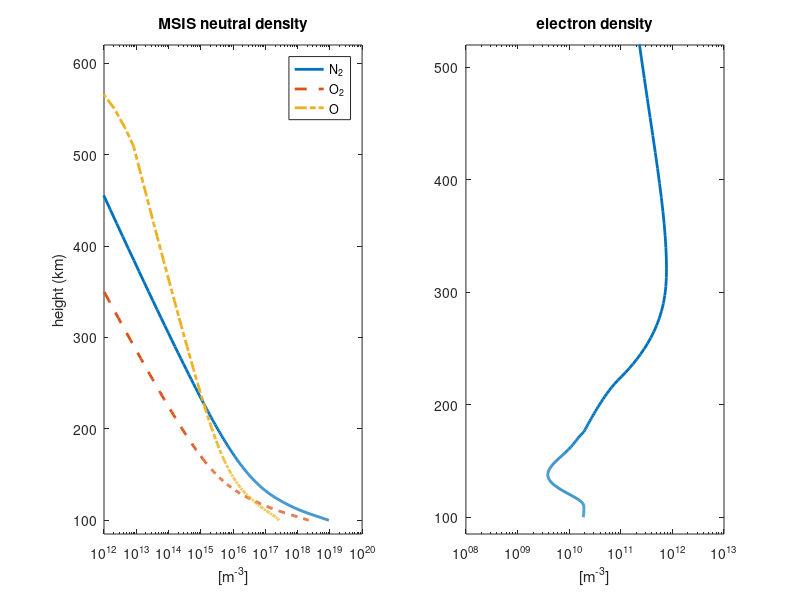
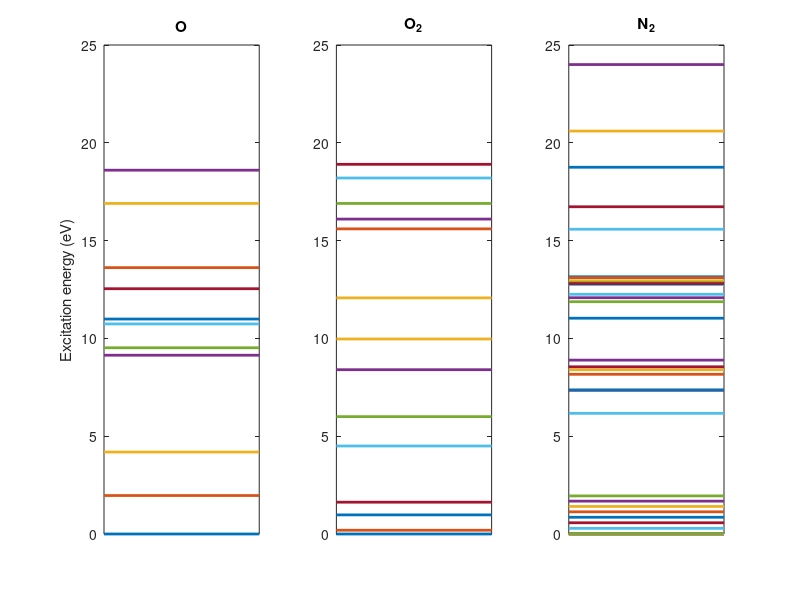

Write the MATLAB code that produced these figures, in order. (Note: this script raises an error after producing the figures.)
%% Set-up script for Examples in time-dependent electron transport

%% Figure-generation
plot_figs = 1;
print_figs = 0;
if print_figs
  mkdir('Figures')
end

%% Loading atmosphere model
%
% The electron transport needs the density profiles of the major
% thermospheric constituents, to model the collisions (ellastic and in-
% ellastc) excitations and ionizations. Here we use the MSIS-00 atmosphere
% for the date: 
load msis20051008_3.dat

h_atm = (74:1:610)'*1e3;h_atm = (100:1:610)'*1e3;
dz = @(n) 150 + 150/200*(0:(n-1))' +1.2*exp(((0:(n-1))-150)/17)';
z_atm = 100e3 + cumsum(dz(321)) - dz(1);
numel(z_atm)/numel(h_atm);
h_atm = z_atm(:); % make sure it's a column vector

OPS.atmosphere = interp1(msis20051008_3(:,1),msis20051008_3,h_atm/1e3,'pchip');
OPS.atmosphere(:,2:4) = OPS.atmosphere(:,2:4)*1e6; % into m^-3
OPS.atmosphere(:,5) = OPS.atmosphere(:,5)*1e3;     % into kg/m^-3
% Below is an attempt to make a gradual transition from the dilute
% uppermost thermosphere to mathematical vacuum, this might be useful to
% ensure that the gradient of the upward fluxes automatically becomes
% mathematically zero at the top to be in agreement with the mathematical
% boundary condition for the upward fluxes. This is one possible cause of
% peculiar numerical behaviour of the solution
nO = OPS.atmosphere(:,2);
nN2 = OPS.atmosphere(:,3);
nO2 = OPS.atmosphere(:,4);
nO(end-2:end)  = 0;
nO2(end-2:end) = 0;
nN2(end-2:end) = 0;
%nO(end-7:end-3)  = (erf((2:-1:-2)'/2)+1)/2.*nO(end-7:end-3);
%nO2(end-7:end-3) = (erf((2:-1:-2)'/2)+1)/2.*nO2(end-7:end-3);
%nN2(end-7:end-3) = (erf((2:-1:-2)'/2)+1)/2.*nN2(end-7:end-3);
nO(end-5:end-3)  = (erf((1:-1:-1)'/2)+1)/2.*nO(end-5:end-3);
nO2(end-5:end-3) = (erf((1:-1:-1)'/2)+1)/2.*nO2(end-5:end-3);
nN2(end-5:end-3) = (erf((1:-1:-1)'/2)+1)/2.*nN2(end-5:end-3);

%%
% Plot the atmosphere
if plot_figs
  figure_atm = figure;
  subplot(1,2,1)
  phMSIS = semilogx([nN2,nO2,nO],h_atm/1e3,'-','linewidth',2);
  axis([1e12 1e20 85 620])
  ylabel('height (km)')
  xlabel('[m^{-3}]')
  title('MSIS neutral density')
  legend(phMSIS,'N_2','O_2','O')
  set(phMSIS(2),'linestyle','--')
  set(phMSIS(3),'linestyle','-.')
end
%% 1.5 Load n_e(z) as estimated from EISCAT observations
%  In addition to N_2, O_2 and O we need an electron density profile, to
%  account for the energy degradation of primary electrons caused by the
%  accumulated effect of millions of very weak Coulomb collisions, ideally
%  ne(z) should be gotten from ISR-data, but for testing this is OK
load iri20051008.dat
Iri20051008 = iri20051008(1:end,:);
ne = interp1(Iri20051008(:,1),Iri20051008(:,2),h_atm/1e3,'pchip')*10;
ne(h_atm<82e3) = 1;
%% Plot electron density profile
if plot_figs
  figure(figure_atm)
  subplot(1,2,2)
  semilogx(ne,h_atm/1e3,'linewidth',2)
  title('electron density')
  xlabel('[m^{-3}]')
  axis([1e8 1e13 85 520])
  set(gca,'xtick',10.^(6:15))
  if print_figs
    filename = fullfile('Figures','MSIS-IRI-atm-01.eps');
    [status, message] = backup1000filesversions(filename);
    print('-depsc2','-painters',filename)
  end
end
% Te = IRI!
Te = interp1(Iri20051008(:,1),Iri20051008(:,6),h_atm/1e3,'pchip');
Te(Te==-1) = 350;


%% Magnetic inclination
mag_ze = 13*pi/180; % This is the approximate magnetic inclination at EISCAT

%% Excitation thresholds
% And finally we load the energy levels of the excited states of
% the major neutral species, this is obviously necessary to model the
% energy-losses in inellastic collisions leading to excitation of discrete
% levels.
load N2_levels.dat
load O2_levels.dat
load O_levels.dat
% Plot energy levels
if plot_figs
  figure
  subplot(1,3,1)
  plot([0 1],O_levels(:,1)*[1 1],'-','linewidth',2)
  axis([0 1 0 25])
  set(gca,'xtick',[])
  ylabel('Excitation energy (eV)')
  title('O')
  subplot(1,3,2)
  plot([0 1],O2_levels(:,1)*[1 1],'-','linewidth',2)
  axis([0 1 0 25])
  set(gca,'xtick',[])
  title('O_2')
  subplot(1,3,3)
  plot([0 1],N2_levels(:,1)*[1 1],'-','linewidth',2)
  axis([0 1 0 25])
  set(gca,'xtick',[])
  title('N_2')
  if print_figs
    filename = fullfile('Figures','ON2O2-Energy-levels-01.eps');
    [status, message] = backup1000filesversions(filename);
    print('-depsc2','-painters',filename)
    % print('-depsc2','-painters','ON2O2-Energy-levels-01.eps')
  end
end
%% Energy grids
% For the transport-functions t work properly it seems as if the
% energy-grid should not have bins wider than the lowest ionization
% threshold. 
%
% This energy-grid below work well.
dEfcn = @(X,DEinitial,DEfinal,C,X0) DEinitial+(1+tanh(C*(X-X0)))/2*DEfinal;
E = cumsum(dEfcn(0:937,0.15,11.5,0.05,80))+1.9;
E = E(1:stepE:end);
dE = diff(E);dE = [dE,dE(end)];
if plot_figs
  figure
  plot(E,dE,'r.-')
  xlabel('energy [eV]')
  ylabel('energy [eV]')
  title('Energy variation of energy bin size')
  if print_figs
    filename = fullfile('Figures','Energy-grid-01.eps');
    [status, message] = backup1000filesversions(filename);
    print('-depsc2','-painters',filename)
    % print('-depsc2','-painters','Energy-grid-01.eps')
  end
end
%% Collision cross sections
%  These collision cross-sections are taken from a series of
%  compilation-papers by Itikawa and colleagues, from there the
%  cross-sections have been digitized. (Itikawa et al. 1986 (N2), Itikawa
%  and Ichimura 1990 (O), and Itikawa et al 1989 (O2))
[XsO,xs_fcnO] =   get_all_xs('O',E+dE/2);
[XsO2,xs_fcnO2] = get_all_xs('O2',E+dE/2);
[XsN2,xs_fcnN2] = get_all_xs('N2',E+dE/2);
% %% Back-scattering-ratios
% %  For two-stream calculations the angular part of the scattering is simply
% %  an energy-dependent fraction of electron that escapes a collision in the
% %  opposite hemispherical direction after a collision. These ratios are
% %  taken from Solomon et al. 1988
% 
% bscrO = back_scattering_42stream('O',E+dE/2);
% bscrO2 = back_scattering_42stream('O2',E+dE/2);
% bscrN2 = back_scattering_42stream('N2',E+dE/2);
%% Name/-/label of excited levels.
fid = fopen('N2_levels.name','r');
qwe = textscan(fid,'%s');
fclose(fid);
iN = 1;
for i1 = 1:numel(qwe{1})
  if qwe{1}{i1}(1) ~= '%'
    N2names{iN} = qwe{1}{i1};
    iN = iN+1;
  end
end
% N2names = qwe{1};
fid = fopen('O2_levels.name','r');
qwe = textscan(fid,'%s');
fclose(fid);
iN = 1;
for i1 = 1:numel(qwe{1})
  if qwe{1}{i1}(1) ~= '%'
    O2names{iN} = qwe{1}{i1};
    iN = iN+1;
  end
end
%O2names = qwe{1};
fid = fopen('O_levels.name','r');
qwe = textscan(fid,'%s');
fclose(fid);
iN = 1;
for i1 = 1:numel(qwe{1})
  if qwe{1}{i1}(1) ~= '%'
    Onames{iN} = qwe{1}{i1};
    iN = iN+1;
  end
end
% Onames = qwe{1};

%% Plot cross-sections and back-scattering ratios.
%  For illustration and illumination, note that at energies larger than a
%  few 10s of eV the ionization-cross-section dominates over the other
%  in-ellastic cross-sections
if plot_figs
  figure('position',[306, 415, 1746, 559])
  subplot(1,3,1)
  phO = loglog(E,XsO,'linewidth',2);
  axis([E(1) E(end) 1e-25 1e-18])
  axis([2.0539 8000 1e-24 3e-19])
  set(phO(1),'color','k')
  set(phO(2:7),'linestyle','-')
  colormap(jet(64))
  cmlines(phO(2:7))
  set(phO(8:end),'linestyle','--')
  cmpC = inferno(64);
  colormap(cmpC(1:60,:))
  cmlines(phO(8:end))
  % legend(phO,Onames) % TODO: strrep fine_%d1_%d2 with fine(%d1-%d2)
  for i1 = numel(phO):-1:1
    Onames4l{i1} = sprintf('%d',i1);
  end
  legend(phO,Onames4l) % TODO: strrep fine_%d1_%d2 with fine(%d1-%d2)
  set(gca,'xtick',[1 10 100 1000 1e4])
  title('\sigma O','fontsize',16)
  ylabel('[m^{-2}]','fontsize',16)
  xlabel('[eV]','fontsize',16)
  set(gca,'fontsize',14)
  
  subplot(1,3,2)
  phN2 = loglog(E,XsN2,'linewidth',2);
  axis([E(1) E(end) 1e-25 1e-18])
  axis([2.0539 8000 1e-24 3e-19])
  cmlines(phN2)
  set(phN2(2:3:end),'linestyle','--')
  set(phN2(3:3:end),'linestyle','-.')
  set(phN2(end),'color','k')
  for i1 = numel(phN2):-1:1
    N2names4l{i1} = sprintf('%d',i1);
  end
  %legend(phN2,N2names4l)
  % legend(phN2,N2names)
  set(phN2(1),'color','k')
  set(phN2(2:12),'linestyle','-','linewidth',1) 
  % colormap(summer)
  colormap(py_D_cmap)
  cmlines(phN2(2:12))     
  set(phN2(end-5:end),'linestyle','--')         
  set(phN2(13:end-6),'linestyle','-')  
  cmpC = inferno(64);
  colormap(cmpC(1:60,:))
  cmlines(phN2(end-5:end))
  colormap(jet(64))
  cmlines(phN2(13:end-6)) 
  title('\sigma N_2','fontsize',16)
  set(gca,'xtick',[1 10 100 1000 1e4])
  xlabel('[eV]','fontsize',16)
  %legHdl = gridLegend(phN2,2,N2names4l);
  set(gca,'fontsize',14)
  [legend_h,object_h,plot_h,text_str] = legendflex(phN2,N2names4l,'ncol',2);  
  set(legend_h,'position',get(legend_h,'position')+[40 20 0 0])
  subplot(1,3,3)
  phO2 = loglog(E,XsO2([1,9,8,7,6,5,4,3,2,10:15],:),'linewidth',2);
  axis([E(1) E(end) 1e-25 1e-18])
  axis([2.0539 8000 1e-24 3e-19])
  set(phO2(2),'linewidth',1)
  colormap(py_D_cmap)
  set(phO2(2),'color',[0 0.5 0])  
  colormap(jet(64))
  cmlines(phO2(3:9))
  set(phO2(10:end),'linestyle','--')
  cmpC = inferno(64);
  colormap(cmpC(1:60,:))
  cmlines(phO2(10:end))
  set(phO2(1),'color','k')
  for i1 = numel(phO2):-1:1
    O2names4l{i1} = sprintf('%d',i1);
  end
  legend(phO2,O2names4l)
  title('\sigma O_2','fontsize',16)
  set(gca,'xtick',[1 10 100 1000 1e4])
  xlabel('[eV]','fontsize',15)
  set(gca,'fontsize',14)
  if print_figs
    filename = fullfile('Figures','ON2O2-cross-sections-01.eps');
    [status, message] = backup1000filesversions(filename);
    print('-depsc2','-painters',filename)
    % print('-depsc2','-painters','ON2O2-cross-sections-01.eps')
  end
  
  figure % N2-only
  set(gcf,'position',[31, 348, 1209, 746])
  phN2 = loglog(E,XsN2,'linewidth',2);
  axis([E(1) E(end) 1e-25 1e-18])
  axis([2.0539 8000 1e-24 3e-19])
  cmlines(phN2)
  set(phN2(2:3:end),'linestyle','--')
  set(phN2(3:3:end),'linestyle','-.')
  set(phN2(end),'color','k')
  for i1 = numel(phN2):-1:1
    N2names4l{i1} = sprintf('%d',i1);
  end
  %legend(phN2,N2names4l)
  % legend(phN2,N2names)
  set(phN2(1),'color','k')
  set(phN2(2:12),'linestyle','-','linewidth',1) 
  % colormap(summer)
  colormap(py_D_cmap)
  cmlines(phN2(2:12))     
  set(phN2(end-5:end),'linestyle','--')         
  set(phN2(13:end-6),'linestyle','-')  
  cmpC = inferno(64);
  colormap(cmpC(1:60,:))
  cmlines(phN2(end-5:end))
  colormap(jet(64))
  cmlines(phN2(13:end-6)) 
  title('\sigma N_2','fontsize',16)
  set(gca,'xtick',[1 10 100 1000 1e4])
  xlabel('[eV]','fontsize',16)
  %legHdl = gridLegend(phN2,2,N2names4l);
  set(gca,'fontsize',14)
  
  legHdl = gridLegend(phN2,2,N2names);
  if print_figs
    filename = fullfile('Figures','N2-cross-sections-01.eps');
    [status, message] = backup1000filesversions(filename);
    print('-depsc2','-painters',filename)
    % print('-depsc2','-painters','N2-cross-sections-01.eps')
  end
  figure % O2-only
  set(gcf,'position',[31, 348, 1209, 746])
  phO2 = loglog(E,XsO2([1,9,8,7,6,5,4,3,2,10:15],:),'linewidth',2);
  axis([E(1) E(end) 1e-25 1e-18])
  axis([2.0539 8000 1e-24 3e-19])
  set(phO2(2),'linewidth',1)
  colormap(py_D_cmap)
  set(phO2(2),'color',[0 0.5 0])  
  colormap(jet(64))
  cmlines(phO2(3:9))
  set(phO2(10:end),'linestyle','--')
  cmpC = inferno(64);
  colormap(cmpC(1:60,:))
  cmlines(phO2(10:end))
  set(phO2(1),'color','k')
  for i1 = numel(phO2):-1:1
    O2names4l{i1} = sprintf('%d',i1);
  end
  legend(phO2,O2names([1,9,8,7,6,5,4,3,2,10:15]))
  title('\sigma O_2','fontsize',16)
  set(gca,'xtick',[1 10 100 1000 1e4])
  xlabel('[eV]','fontsize',15)
  set(gca,'fontsize',14)

  if print_figs
    filename = fullfile('Figures','O2-cross-sections-01.eps');
    [status, message] = backup1000filesversions(filename);
    print('-depsc2','-painters',filename)
    % print('-depsc2','-painters','N2-cross-sections-01.eps')
  end
  figure % O - only
%  [~,idxOlevels] = sort(O_levels(:,1));
idxOlevels = 1:size(O_levels,1);
%   O_levels = O_levels(idxOlevels,:);
%   Onames = Onames(idxOlevels);
  set(gcf,'position',[31, 348, 1209, 746])
  phO = loglog(E,XsO(idxOlevels,:),'linewidth',2);
  set(gca,'fontsize',12)
  cmlines(phO)
  title('\sigma O')
  xlabel('[eV]','fontsize',16)
  ylabel('[m^{-2}]','fontsize',16)
  axis([E(1) E(end) 1e-25 1e-18])
  set(gca,'xtick',[1 10 100 1000 1e4])
  set(phO(end-3:end),'linestyle','--')         
  set(phO(1:end-4),'linestyle','-','linewidth',2)  
  cmlines(phO(1:end-4)) 
  cmlines(phO(end-3:end)) 
  legHdl = gridLegend(phO,1,Onames(idxOlevels));
  if print_figs
    filename = fullfile('Figures','O-cross-sections-01.eps');
    [status, message] = backup1000filesversions(filename);
    print('-depsc2','-painters',filename)
    % print('-depsc2','-painters','N2-cross-sections-01.eps')
  end
  
end
%% Pre-calculations of cascadning electron-spectra for ionizations
S2ndO = O_e_2nd_dist(E,E(end),O_levels(end,1),'c',AURORA_root_directory);
S2ndO2 = O2_e_2nd_dist(E,E(end),O2_levels(end,1),'c',AURORA_root_directory);
S2ndN2 = N2_e_2nd_dist(E,E(end),N2_levels(end,1),'c',AURORA_root_directory);


%% 10-stream mu-limits:
dtheta = [0 10 20 30 20 10 10 20 30 20 10];
theta_lims2do = 180-cumsum(dtheta);
mu_lims = cos(theta_lims2do*pi/180);
plot_everyone = 0;
%% Calculate the beam-to-beam scattering and weigthings
%  This can be done in the function Ie_Mstream_tz_2_aurora, as was done
%  above where the mu_scatterings argument was set to a place-holder 1, or
%  before as done here. This is necessary to get the proper weights for
%  calculating the fluxes in different beams to more for example an
%  isotropic flux
n_dirs = 721;
try
  load e_s_bd theta_lims
  if isequal(theta_lims,theta_lims2do)
    load e_s_bd.mat Pmu2mup theta2beamW BeamW mu_lims theta_lims
  else
    disp('theta_lims in file e_s_bd.mat does not match theta_lims2do')
    disp('starting calculations of angular electron scattering matrices')
    [Pmu2mup,theta2beamW,BeamW] = e_scattering_beamdistribution(mu_lims,n_dirs);
    mu_lims_done = mu_lims;
    theta_lims = theta_lims2do;
    save e_s_bd_180_170_150_120_100_90_80_60_30_10_0.mat Pmu2mup theta2beamW BeamW mu_lims_done mu_lims theta_lims
    disp('Consider fixing the theta_lims mismatch, perhaps by copying')
    disp('the file saved (e_s_bd_180_170_150_120_100_90_80_60_30_10_0.mat)')
    disp('to e_s_bd.mat')
  end
catch
  [Pmu2mup,theta2beamW,BeamW] = e_scattering_beamdistribution(mu_lims,n_dirs);
  mu_lims_done = mu_lims;
  save e_s_bd_180_170_150_120_100_90_80_60_30_10_0.mat Pmu2mup theta2beamW BeamW mu_lims_done mu_lims theta_lims
end
mu_scatterings = {Pmu2mup,theta2beamW,BeamW};
c_o_mu = mu_avg(mu_lims);
% B_W is created for easify generation of functions for the
% downward fluxes and upward flux gradients at the upper boundary,
% i.e. the downward fluxes are the primary electron spectra, and
% since the boundary condition for the upward fluxes are that their
% gradient is zero it is nice to make a variable that guarantees that
B_W = BeamW;
B_W(c_o_mu>0) = 0;
if plot_figs
  figure('position',[20, 495, 1220, 458])
  for i1 = numel(BeamW):-1:1,
    theta_str{i1} = sprintf('%3.1f^\\circ - %3.1f^\\circ',...
                            180-180/pi*acos(mu_lims(i1)),...
                            180-180/pi*acos(mu_lims(i1+1)));
  end
  spp = [2*ones(10,1),5*ones(10,1),[1:5,(10:-1:6)]'];
  for i1 = 1:10,
    subplot(spp(i1,1),spp(i1,2),spp(i1,3)) 
    imagesc(0:180,180:-1:0,Pmu2mup(:,:,i1)),caxis([0 1])          
    title(theta_str{i1},'fontsize',14)
    if i1 == 8
      xlabel('scattering-angle','fontsize',14)
    elseif i1 == 5 || i1 == 6
      colorbar_labeled('')
    elseif i1 == 1 || i1 == 10
      ylabel('from-angle','fontsize',14)
    end
    set(gca,'xtick',0:30:180,'ytick',0:30:180,'tickdir','out','box','off')
  end
  colormap(inferno)
  
  if print_figs
    filename = fullfile('Figures','Scattering-Matrices-02.eps');
    [status, message] = backup1000filesversions(filename);
    print('-depsc2','-painters',filename)
    % print('-depsc2','-painters','Scattering-Matrices-02.eps')
  end
  figure
  imagesc(180:-1:0,1:10,theta2beamW)
  title('Beam-weigths','fontsize',15)
  xlabel('pitch-angle (degrees)','fontsize',15)
  ylabel('pitch-angle-stream','fontsize',15)
  colorbar
  if print_figs
    filename = fullfile('Figures','Beam-Weights-02.eps');
    [status, message] = backup1000filesversions(filename);
    print('-depsc2','-painters',filename)
    % print('-depsc2','-painters','Beam-Weights-02.eps')
  end
end

%%

I_stable = 1e12;

setup_completed = 1;
